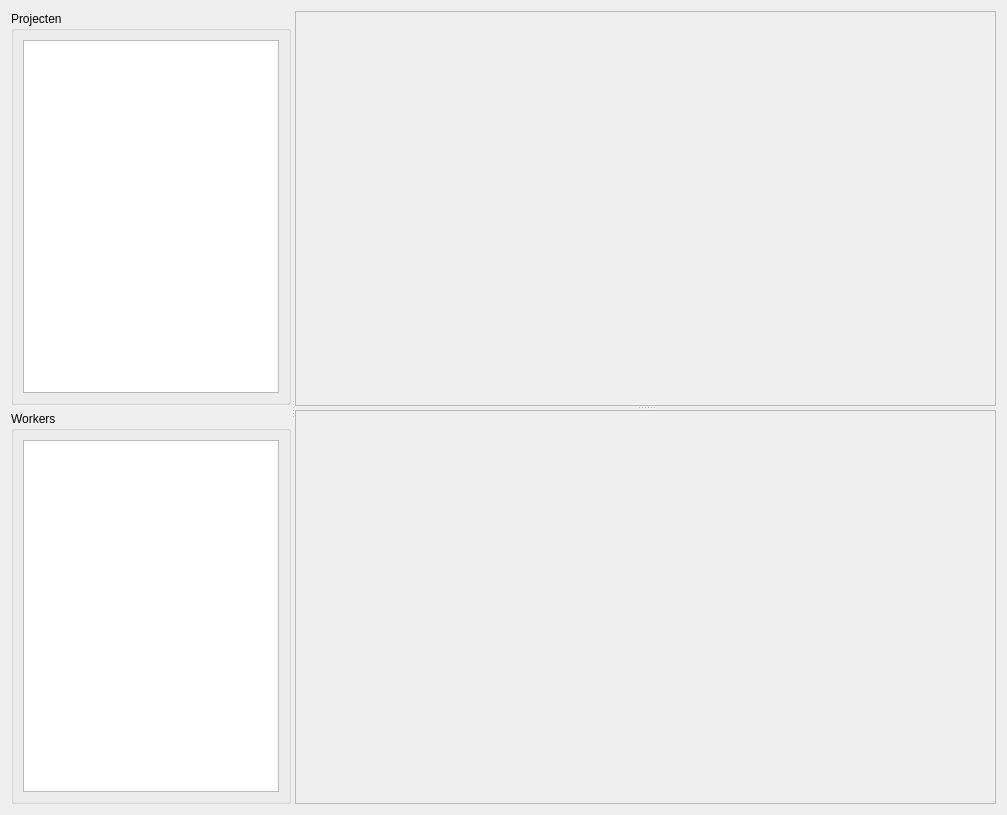
<?xml version="1.0" encoding="UTF-8"?>
<ui version="4.0">
 <class>Form</class>
 <widget class="QWidget" name="Form">
  <property name="geometry">
   <rect>
    <x>0</x>
    <y>0</y>
    <width>1007</width>
    <height>815</height>
   </rect>
  </property>
  <property name="windowTitle">
   <string>Form</string>
  </property>
  <layout class="QVBoxLayout" name="verticalLayout_4">
   <item>
    <widget class="QSplitter" name="splitter_2">
     <property name="orientation">
      <enum>Qt::Horizontal</enum>
     </property>
     <widget class="QWidget" name="verticalLayoutWidget">
      <layout class="QVBoxLayout" name="verticalLayout_3">
       <item>
        <widget class="QGroupBox" name="groupBox">
         <property name="title">
          <string>Projecten</string>
         </property>
         <layout class="QVBoxLayout" name="verticalLayout">
          <item>
           <widget class="ModelItemTree" name="treeProjects">
            <property name="contextMenuPolicy">
             <enum>Qt::ActionsContextMenu</enum>
            </property>
            <property name="editTriggers">
             <set>QAbstractItemView::EditKeyPressed</set>
            </property>
            <property name="dragEnabled">
             <bool>true</bool>
            </property>
            <property name="dragDropMode">
             <enum>QAbstractItemView::DragDrop</enum>
            </property>
            <property name="defaultDropAction">
             <enum>Qt::IgnoreAction</enum>
            </property>
            <property name="selectionMode">
             <enum>QAbstractItemView::ExtendedSelection</enum>
            </property>
            <attribute name="headerVisible">
             <bool>false</bool>
            </attribute>
            <column>
             <property name="text">
              <string notr="true">1</string>
             </property>
            </column>
           </widget>
          </item>
         </layout>
        </widget>
       </item>
       <item>
        <widget class="QGroupBox" name="groupBox_2">
         <property name="title">
          <string>Workers</string>
         </property>
         <layout class="QVBoxLayout" name="verticalLayout_2">
          <item>
           <widget class="QListWidget" name="lstWorkers">
            <property name="contextMenuPolicy">
             <enum>Qt::ActionsContextMenu</enum>
            </property>
           </widget>
          </item>
         </layout>
        </widget>
       </item>
      </layout>
     </widget>
     <widget class="QSplitter" name="splitter">
      <property name="sizePolicy">
       <sizepolicy hsizetype="Preferred" vsizetype="Expanding">
        <horstretch>1</horstretch>
        <verstretch>0</verstretch>
       </sizepolicy>
      </property>
      <property name="orientation">
       <enum>Qt::Vertical</enum>
      </property>
      <widget class="QScrollArea" name="areaOverview">
       <property name="widgetResizable">
        <bool>true</bool>
       </property>
       <widget class="QWidget" name="scrollAreaWidgetContents_2">
        <property name="geometry">
         <rect>
          <x>0</x>
          <y>0</y>
          <width>718</width>
          <height>396</height>
         </rect>
        </property>
       </widget>
      </widget>
      <widget class="QScrollArea" name="areaDetails">
       <property name="widgetResizable">
        <bool>true</bool>
       </property>
       <widget class="QWidget" name="scrollAreaWidgetContents">
        <property name="geometry">
         <rect>
          <x>0</x>
          <y>0</y>
          <width>718</width>
          <height>396</height>
         </rect>
        </property>
       </widget>
      </widget>
     </widget>
    </widget>
   </item>
  </layout>
 </widget>
 <customwidgets>
  <customwidget>
   <class>ModelItemTree</class>
   <extends>QTreeWidget</extends>
   <header>gui/design/modelitemtree.h</header>
  </customwidget>
 </customwidgets>
 <resources/>
 <connections/>
</ui>
